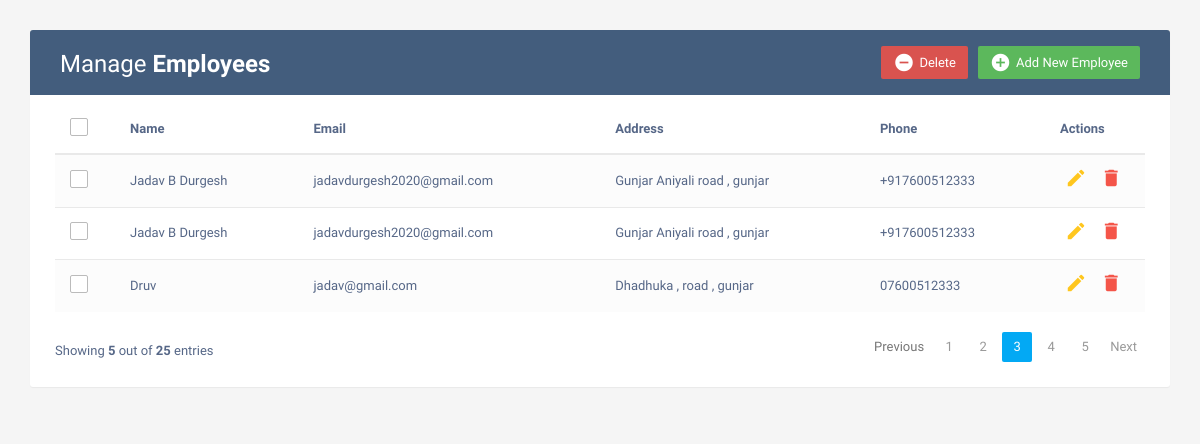
The page / on the database its author committed.
### myapp/models.py (models this page shows, shortened)
class User(models.Model):
    name=models.CharField(max_length=30)
    email=models.EmailField(max_length=30)
    eddress=models.TextField(max_length=100)
    phone=models.CharField(max_length=10)

### myapp/views.py (the view)
# urls.py: path('',views.read_user,name='read_user'),
def read_user(request):
    uid=User.objects.all()
    contaxt={
        'uid':uid
    }
    return render(request,'myapp/crud.html',contaxt)

### myapp/templates/myapp/crud.html (shortened to what this page needs)
<!DOCTYPE html>
<html lang="en">
<head>
<link rel="stylesheet" href="https://maxcdn.bootstrapcdn.com/font-awesome/4.7.0/css/font-awesome.min.css">
<link rel="stylesheet" href="https://maxcdn.bootstrapcdn.com/bootstrap/3.3.7/css/bootstrap.min.css">
<body>
    <div class="container">
        <div class="table-wrapper">
            <div class="table-title">
                <div class="row">
                    <div class="col-sm-6">
						<h2>Manage <b>Employees</b></h2>
					</div>
					<div class="col-sm-6">
						<a href="#addEmployeeModal" class="btn btn-success" data-toggle="modal"><i class="material-icons">&#xE147;</i> <span>Add New Employee</span></a>
						<a href="#deleteEmployeeModal" class="btn btn-danger" data-toggle="modal"><i class="material-icons">&#xE15C;</i> <span>Delete</span></a>
					</div>
                </div>
            </div>
            <table class="table table-striped table-hover">
                <thead>
                    <tr>
						<th>
							<span class="custom-checkbox">
								<label for="selectAll"></label>
							</span>
						</th>
                        <th>Name</th>
                        <th>Email</th>
						<th>Address</th>
                        <th>Phone</th>
                        <th>Actions</th>
                    </tr>
                </thead>
                <tbody>
                    {% for i in uid %}
                    <tr>
						<td>
							<span class="custom-checkbox">
								<label for="checkbox1"></label>
							</span>
						</td>
                        <td>{{i.name}}</td>
                        <td>{{i.email}}</td>
						<td>{{i.eddress}}</td>
                        <td>{{i.phone}}</td>
                        <td>
                            <a href="#editEmployeeModal-{{forloop.counter}}" class="edit" data-toggle="modal"><i class="material-icons" data-toggle="tooltip" title="Edit">&#xE254;</i></a>
                            <a href="#deleteEmployeeModal-{{forloop.counter}}" class="delete" data-toggle="modal"><i class="material-icons" data-toggle="tooltip" title="Delete">&#xE872;</i></a>
                        </td>
                    </tr>
                    {% endfor %}
                </tbody>
            </table>
			<div class="clearfix">
                <div class="hint-text">Showing <b>5</b> out of <b>25</b> entries</div>
                <ul class="pagination">
                    <li class="page-item disabled"><a href="#">Previous</a></li>
                    <li class="page-item"><a href="#" class="page-link">1</a></li>
                    <li class="page-item"><a href="#" class="page-link">2</a></li>
                    <li class="page-item active"><a href="#" class="page-link">3</a></li>
                    <li class="page-item"><a href="#" class="page-link">4</a></li>
                    <li class="page-item"><a href="#" class="page-link">5</a></li>
                    <li class="page-item"><a href="#" class="pa	ge-link">Next</a></li>
                </ul>
            </div>
        </div>
    </div>
</body>
</html>
</html>

### myapp/templates/myapp/crud.html (style rules this page uses)
body { color: #566787; background: #f5f5f5; font-family: 'Varela Round', sans-serif; font-size: 13px; }
.table-wrapper { background: #fff; padding: 20px 25px; margin: 30px 0; border-radius: 3px; box-shadow: 0 1px 1px rgba(0,0,0,.05); }
.table-title { padding-bottom: 15px; background: #435d7d; color: #fff; padding: 16px 30px; margin: -20px -25px 10px; border-radius: 3px 3px 0 0; }
.table-title h2 { margin: 5px 0 0; font-size: 24px; }
.table-title .btn { color: #fff; float: right; font-size: 13px; border: none; min-width: 50px; border-radius: 2px; border: none; outline: none !important; margin-left: 10px; }
.table-title .btn i { float: left; font-size: 21px; margin-right: 5px; }
.table-title .btn span { float: left; margin-top: 2px; }
table.table tr th, table.table tr td { border-color: #e9e9e9; padding: 12px 15px; vertical-align: middle; }
table.table tr th:first-child { width: 60px; }
table.table tr th:last-child { width: 100px; }
table.table-striped tbody tr:nth-of-type(odd) { background-color: #fcfcfc; }
table.table td:last-child i { opacity: 0.9; font-size: 22px; margin: 0 5px; }
table.table td a { font-weight: bold; color: #566787; display: inline-block; text-decoration: none; outline: none !important; }
table.table td a.edit { color: #FFC107; }
table.table td a.delete { color: #F44336; }
table.table td i { font-size: 19px; }
.pagination { float: right; margin: 0 0 5px; }
.pagination li a { border: none; font-size: 13px; min-width: 30px; min-height: 30px; color: #999; margin: 0 2px; line-height: 30px; border-radius: 2px !important; text-align: center; padding: 0 6px; }
.pagination li.active a, .pagination li.active a.page-link { background: #03A9F4; }
.hint-text { float: left; margin-top: 10px; font-size: 13px; }
.custom-checkbox { position: relative; }
.custom-checkbox label:before { width: 18px; height: 18px; }
.custom-checkbox label:before { content: ''; margin-right: 10px; display: inline-block; vertical-align: text-top; background: white; border: 1px solid #bbb; border-radius: 2px; box-sizing: border-box; z-index: 2; }

### rows shown on the page
User: name "Jadav B Durgesh", email "jadavdurgesh2020@gmail.com", eddress "Gunjar Aniyali road , gunjar", phone "+917600512333"
User: name "Jadav B Durgesh", email "jadavdurgesh2020@gmail.com", eddress "Gunjar Aniyali road , gunjar", phone "+917600512333"
User: name "Druv", email "jadav@gmail.com", eddress "Dhadhuka , road , gunjar", phone "07600512333"
